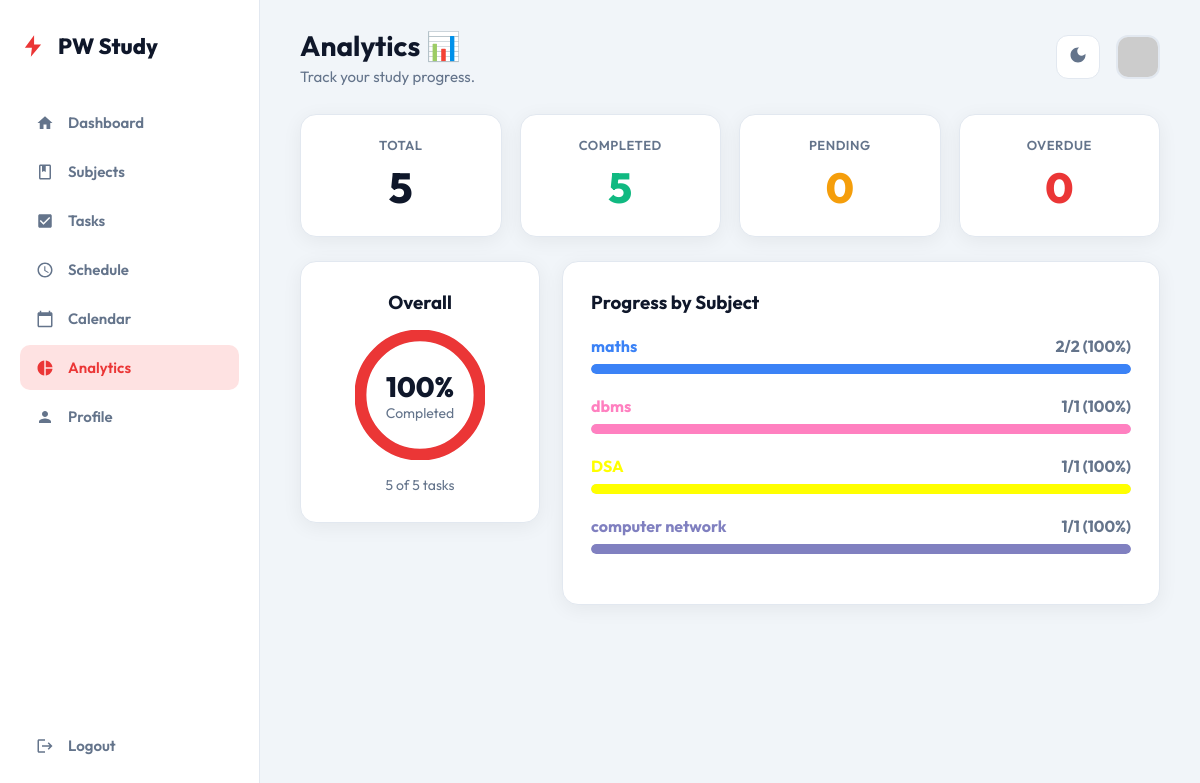
The page /progress/ (signed in) on the database its author committed.
### planner/models.py (models this page shows, shortened)
class Subject(models.Model):
    PRIORITY_CHOICES = [
        ('High', 'High'),
        ('Medium', 'Medium'),
        ('Low', 'Low'),
    ]
    user = models.ForeignKey(User, on_delete=models.CASCADE, related_name='subjects')
    name = models.CharField(max_length=100)
    priority = models.CharField(max_length=10, choices=PRIORITY_CHOICES, default='Medium')
    color = models.CharField(max_length=7, default='#3b82f6')  # hex color
    created_at = models.DateTimeField(auto_now_add=True)

### planner/views.py (the view)
# urls.py: path('progress/', views.progress_view, name='progress'),
@login_required
def progress_view(request):
    tasks = Task.objects.filter(user=request.user)
    total = tasks.count()
    completed = tasks.filter(status='Completed').count()
    pending = total - completed
    overdue = tasks.filter(status='Pending', deadline__lt=timezone.now()).count()
    progress_pct = round((completed / total * 100), 1) if total > 0 else 0
    subjects = Subject.objects.filter(user=request.user)
    subject_stats = []
    for sub in subjects:
        sub_tasks = tasks.filter(subject=sub)
        t = sub_tasks.count()
        c = sub_tasks.filter(status='Completed').count()
        subject_stats.append({
            'subject': sub,
            'total': t,
            'completed': c,
            'percent': round(c / t * 100) if t > 0 else 0,
        })
    return render(request, 'planner/progress.html', {
        'total': total,
        'completed': completed,
        'pending': pending,
        'overdue': overdue,
        'progress_pct': progress_pct,
        'subject_stats': subject_stats,
    })

### templates/planner/progress.html (shortened to what this page needs)
{% extends 'planner/base.html' %}
{% block header_title %}Analytics 📊{% endblock %}
{% block header_subtitle %}Track your study progress.{% endblock %}
{% block content %}
<div class="stats-row" style="margin-bottom:24px;">
    <div class="stat-box">
        <h4>Total</h4>
        <div class="stat-num" style="color:var(--text);">{{ total }}</div>
    </div>
    <div class="stat-box">
        <h4>Completed</h4>
        <div class="stat-num" style="color:var(--accent-green);">{{ completed }}</div>
    </div>
    <div class="stat-box">
        <h4>Pending</h4>
        <div class="stat-num" style="color:var(--accent-yellow);">{{ pending }}</div>
    </div>
    <div class="stat-box">
        <h4>Overdue</h4>
        <div class="stat-num" style="color:var(--primary);">{{ overdue }}</div>
    </div>
</div>
<div style="display:grid; grid-template-columns: 240px 1fr; gap:22px; align-items:start;">
    <div class="card" style="text-align:center;">
        <h3 style="margin-bottom:14px;">Overall</h3>
        <div class="progress-circle" data-progress="{{ progress_pct }}">
            <svg viewBox="0 0 120 120">
                <circle cx="60" cy="60" r="55"></circle>
                <circle cx="60" cy="60" r="55" class="progress"></circle>
            </svg>
            <div class="progress-text">
                <h2>0%</h2>
                <p>Completed</p>
            </div>
        </div>
        <p style="margin-top:14px; color:var(--text-muted); font-size:14px;">{{ completed }} of {{ total }} tasks</p>
    </div>
    <div class="card">
        <h3 style="margin-bottom:22px;">Progress by Subject</h3>
        {% if subject_stats %}
            {% for stat in subject_stats %}
            <div style="margin-bottom:22px;">
                <div style="display:flex; justify-content:space-between; margin-bottom:8px;">
                    <span style="font-weight:700; color:{{ stat.subject.color }};">{{ stat.subject.name }}</span>
                    <span style="font-weight:700; color:var(--text-muted);">{{ stat.completed }}/{{ stat.total }} ({{ stat.percent }}%)</span>
                </div>
                <div style="background:var(--border); border-radius:20px; height:10px; overflow:hidden;">
                    <div style="height:100%; width:{{ stat.percent }}%; background:{{ stat.subject.color }}; border-radius:20px; transition:width 1s ease;"></div>
                </div>
            </div>
            {% endfor %}
        {% else %}
            <div class="empty-state">
                <i class="fa-solid fa-chart-pie"></i>
                <p>Add subjects and tasks to see analytics.</p>
            </div>
        {% endif %}
    </div>
</div>
{% endblock %}

### static/css/style.css (style rules this page uses)
:root { --bg: #f1f5f9; --sidebar-bg: #ffffff; --card-bg: #ffffff; --border: #e2e8f0; --text: #0f172a; --text-muted: #64748b; --primary: #eb3636; --primary-hover: #dc2626; --primary-light: #fee2e2; --accent-blue: #3b82f6; --accent-green: #10b981; --accent-yellow: #f59e0b; --shadow: 0 4px 20px rgba(0,0,0,0.06); --shadow-hover: 0 8px 30px rgba(0,0,0,0.10); --radius: 16px; --radius-sm: 10px; }
*, *::before, *::after { margin: 0; padding: 0; box-sizing: border-box; font-family: 'Outfit', sans-serif; }
body { background: var(--bg); color: var(--text); min-height: 100vh; transition: background 0.3s, color 0.3s; }
.card { background: var(--card-bg); border: 1px solid var(--border); border-radius: var(--radius); padding: 28px; box-shadow: var(--shadow); transition: background 0.3s, border-color 0.2s, box-shadow 0.2s; }
.stats-row { display: grid; grid-template-columns: repeat(4, 1fr); gap: 18px; margin-bottom: 24px; }
.stat-box { background: var(--card-bg); border: 1px solid var(--border); border-radius: var(--radius); padding: 22px; text-align: center; box-shadow: var(--shadow); }
.stat-box h4 { font-size: 13px; font-weight: 600; color: var(--text-muted); text-transform: uppercase; letter-spacing: 0.5px; }
.stat-box .stat-num { font-size: 42px; font-weight: 800; margin-top: 8px; }
.progress-circle { position: relative; width: 130px; height: 130px; margin: 16px auto; display: flex; align-items: center; justify-content: center; }
.progress-circle svg { position: absolute; width: 100%; height: 100%; transform: rotate(-90deg); }
.progress-text { text-align: center; }
.progress-text h2 { font-size: 28px; font-weight: 800; }
.progress-text p { font-size: 14px; color: var(--text-muted); }

### rows shown on the page
Subject: subject.name "maths", completed "2", total "2", percent "100"
Subject: subject.name "dbms", completed "1", total "1", percent "100"
Subject: subject.name "DSA", completed "1", total "1", percent "100"
Subject: subject.name "computer network", completed "1", total "1", percent "100"

### other values the page prints
{{ total }} "5"
{{ completed }} "5"
{{ pending }} "0"
{{ overdue }} "0"
